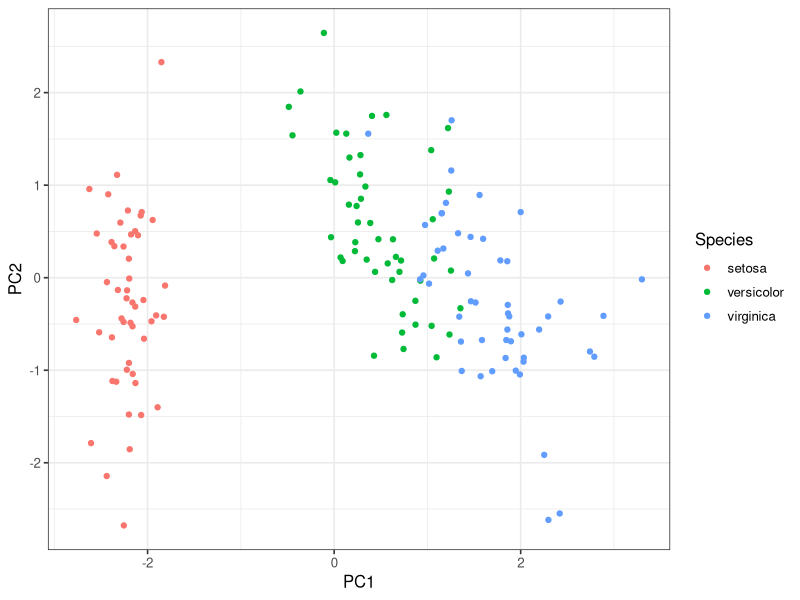
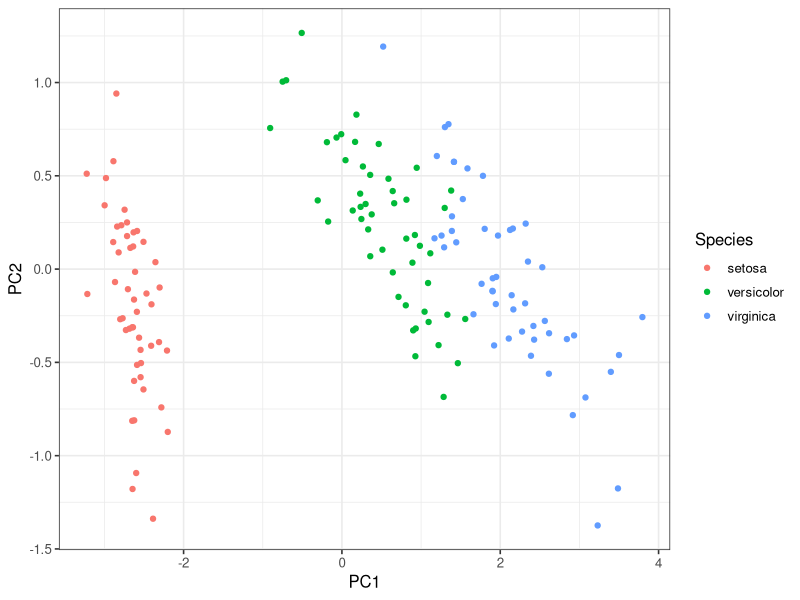
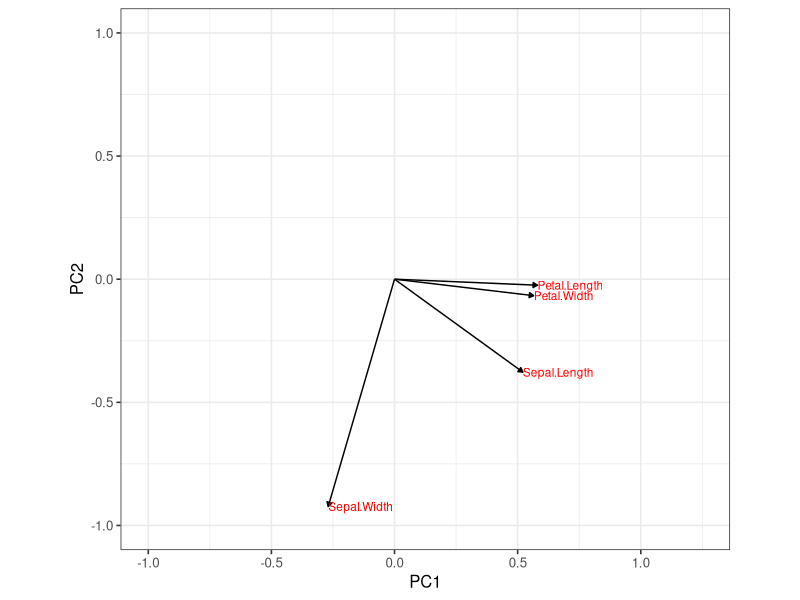
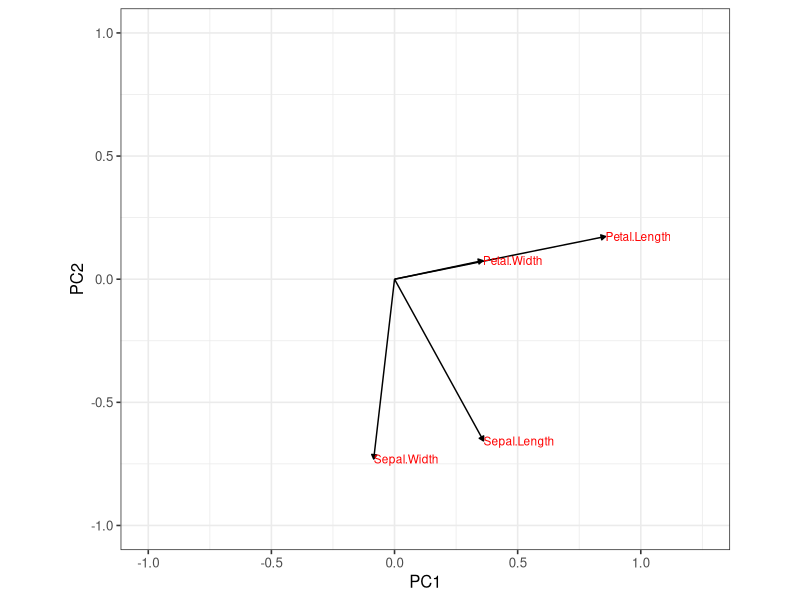
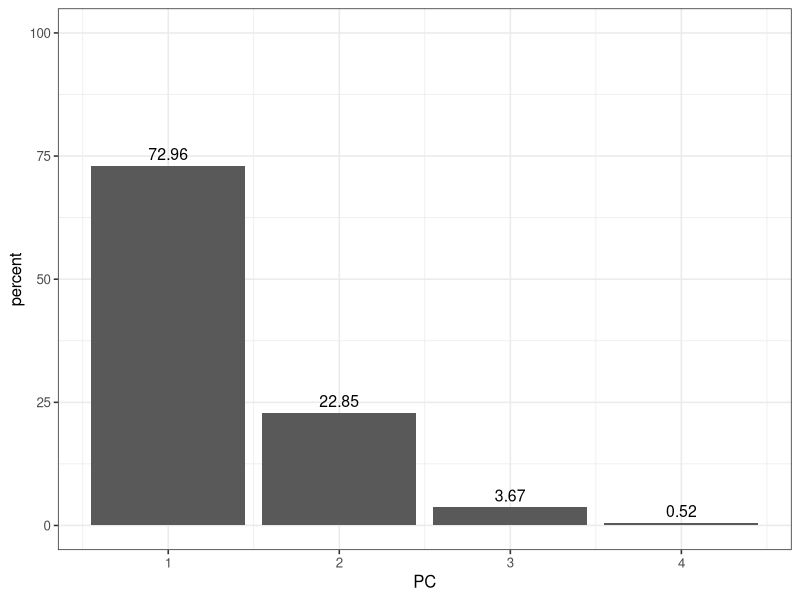
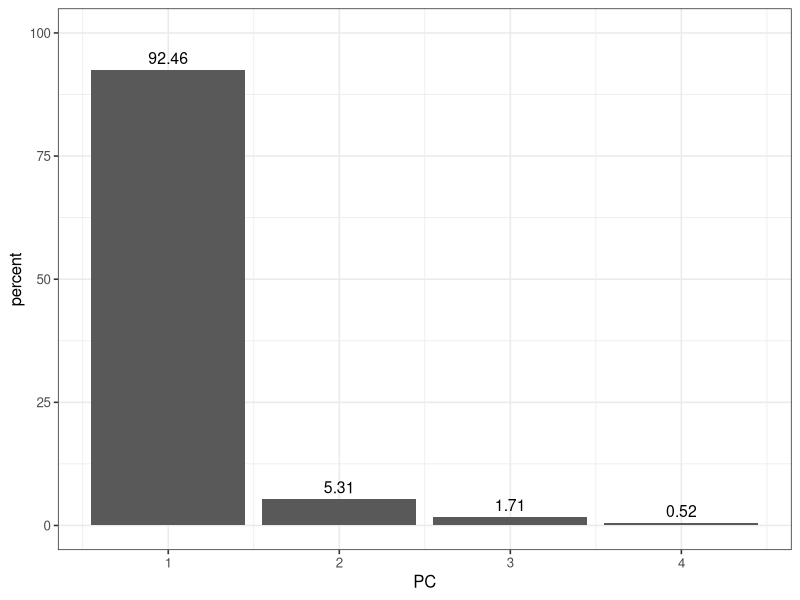

Write the R code that produced these figures, in order.
## ---- chunk 1
library(knitr)
opts_chunk$set(fig.align="center", fig.height=3, fig.width=4)
## ---- chunk 2
library(tidyverse)
theme_set(theme_bw(base_size=12)) # set default ggplot2 theme
library(egg) # required to arrange plots side-by-side
library(grid) # required to draw arrows
library(plyr); library(dplyr)
## ---- chunk 3
head(iris)
ddply(iris,.(Species),summarize,tol_in_group=length(Species))
## ---- chunk 4
iris %>% select(-Species) %>% # remove Species column
  scale() %>%                 # scale to 0 mean and unit variance
  prcomp() ->                 # do PCA
  pca                         # store result as `pca`

iris %>% select(-Species) %>% # remove Species column
  prcomp() ->                 # do PCA
  pca1                        # store result as `pca`

# now display the results from the PCA analysis
pca # scale
pca1 # no scale
## ---- chunk 5
head(pca$x) # scale
head(pca1$x) # no scale
## ---- chunk 6
# add species information back into PCA data
pca_data <- data.frame(pca$x, Species=iris$Species)
head(pca_data)# scale

pca_data1 <- data.frame(pca1$x, Species=iris$Species)
head(pca_data1)# no scale
## ---- chunk 7
ggplot(pca_data, aes(x=PC1, y=PC2, color=Species)) + geom_point() # scale
ggplot(pca_data1, aes(x=PC1, y=PC2, color=Species)) + geom_point()# no scale
## ---- chunk 8
pca$rotation# scale
pca1$rotation# no scale
## ---- chunk 9
# For scale
# capture the rotation matrix in a data frame
rotation_data <- data.frame(pca$rotation, variable=row.names(pca$rotation))
# define a pleasing arrow style
arrow_style <- arrow(length = unit(0.05, "inches"),
                     type = "closed")
# now plot, using geom_segment() for arrows and geom_text for labels
ggplot(rotation_data) + 
  geom_segment(aes(xend=PC1, yend=PC2), x=0, y=0, arrow=arrow_style) + 
  geom_text(aes(x=PC1, y=PC2, label=variable), hjust=0, size=3, color='red') + 
  xlim(-1.,1.25) + 
  ylim(-1.,1.) +
  coord_fixed() # fix aspect ratio to 1:1

# for no scale
# capture the rotation matrix in a data frame
rotation_data1 <- data.frame(pca1$rotation, variable=row.names(pca1$rotation))
# now plot, using geom_segment() for arrows and geom_text for labels
ggplot(rotation_data1) + 
  geom_segment(aes(xend=PC1, yend=PC2), x=0, y=0, arrow=arrow_style) + 
  geom_text(aes(x=PC1, y=PC2, label=variable), hjust=0, size=3, color='red') + 
  xlim(-1.,1.25) + 
  ylim(-1.,1.) +
  coord_fixed() # fix aspect ratio to 1:1
## ---- chunk 10
percent <- 100*pca$sdev^2/sum(pca$sdev^2)
percent # scale

percent1 <- 100*pca1$sdev^2/sum(pca1$sdev^2)
percent1# no scale
## ---- chunk 11
perc_data <- data.frame(percent=percent, PC=1:length(percent))
ggplot(perc_data, aes(x=PC, y=percent)) + 
  geom_col() + 
  geom_text(aes(label=round(percent, 2)), size=4, vjust=-.5) + 
  ylim(0, 100) #  scale

perc_data1 <- data.frame(percent=percent1, PC=1:length(percent1))
ggplot(perc_data1, aes(x=PC, y=percent)) + 
  geom_col() + 
  geom_text(aes(label=round(percent, 2)), size=4, vjust=-.5) + 
  ylim(0, 100)# no scale
